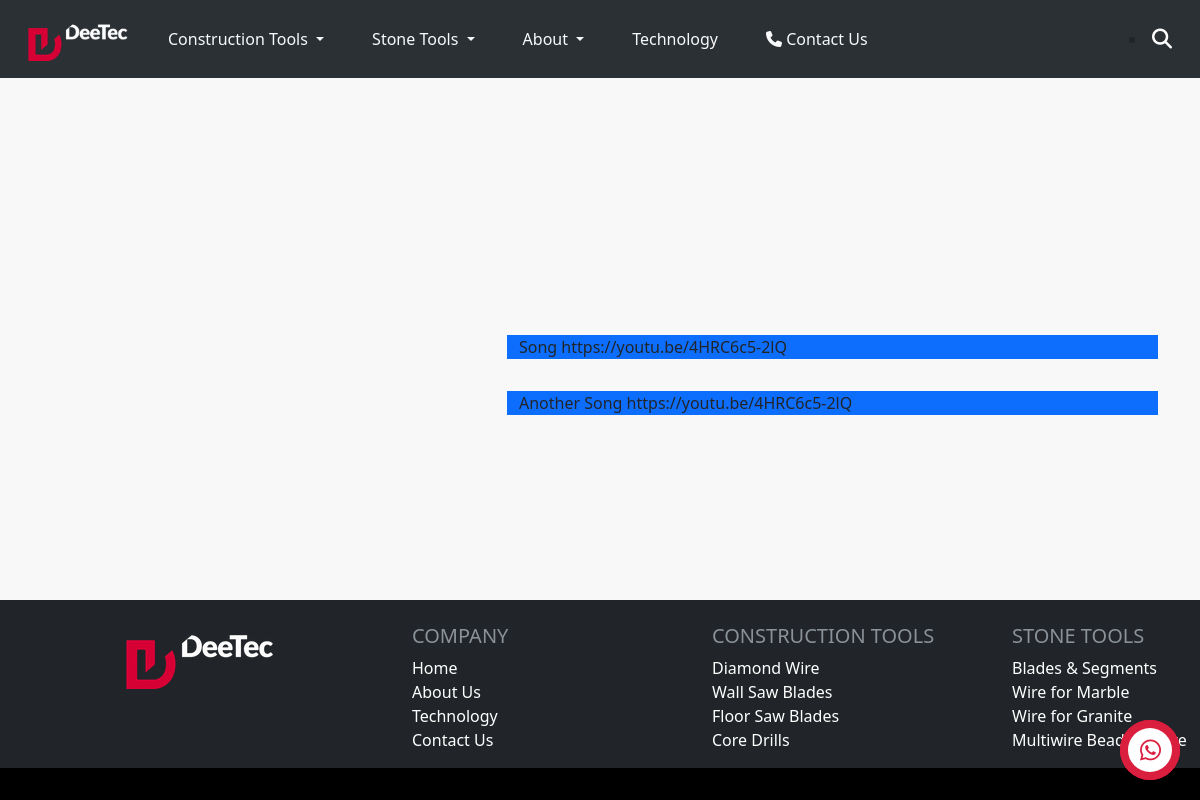
Screenshot of /promo-videos with the database file from the repository.
### shop/models.py (models this page shows, shortened)
class Video(models.Model):
    title = models.TextField(blank=False)
    url = models.TextField(blank=False)
    desc = models.TextField(blank=False)

### shop/views.py (the view)
# urls.py: path("promo-videos", views.video, name="promo-videos"),
def video(request):
    v = Video.objects.all()
    cards = {
        "videos" : v
    }
    return render(request, "video-page.html", cards)

### shop/context_processors.py (called while the page is built)
def get_collections(request):
    constructions_ = Collection.objects.filter(category__name__contains="Construction Tools")
    stones_ = Collection.objects.filter(category__name__contains="Stone Tools")
    return {
        "collections_construction" : constructions_,
        "collections_stone" : stones_,
        "collections" : Collection.objects.all(),
    }

### shop/templates/video-page.html (shortened to what this page needs)
{% extends "components/base.html" %}
{% load static %}
{% block body %}
<br>
<div class="container-lg container-fluid mt-5">
    <div class="row justify-content-center py-3">
        {% for video in videos %}
        <div class="col-12 my-3">
            <div class="container-lg container-fluid">
                <div class="row">
                    <div class="col-lg-5 col-12">
                    </div>
                    <div class="col-lg-7 bg-primary col-12">
                        {{ video.title }}
                        {{ video.url }}
                    </div>
                </div>
            </div>
        </div>
        {% endfor %}
    </div>
</div>
{% endblock %}

### shop/static/style.css (style rules this page uses)
html, body { max-width: 100%; overflow-x: hidden; }
* { margin: 0px; padding: 0px; }

### shop/templates/components/base.html (style rules this page uses)
#main-body { -ms-overflow-style: none; scrollbar-width: none; }

### shop/templates/components/call-button.html (style rules this page uses)
body { margin: 0; padding: 0; background: #f8f8f8; }
* { margin: 0; padding: 0; }

### rows the page displays
Video: title "Song", url "https://youtu.be/4HRC6c5-2lQ"
Video: title "Another Song", url "https://youtu.be/4HRC6c5-2lQ"
